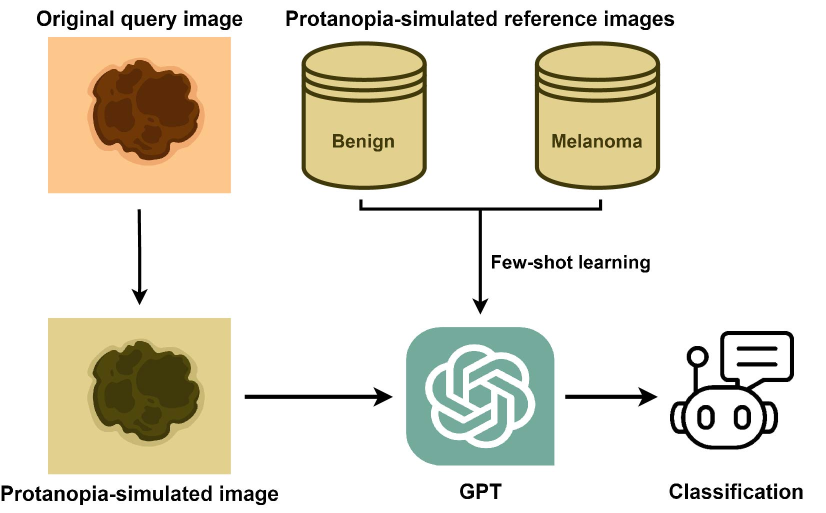
#> input picture Figs/intro.jpg, 1651 x 1025 px, given as the content of the folder ./data/all, which was not available (shown at 1/2 size)
$ python data_resizing.py
#> lines starting #> are read from the running program, lines starting #| are printed output that depends on the picture
import os
import argparse
from PIL import Image, UnidentifiedImageError

def make_dir(path):
    """Ensure the directory exists."""
    if not os.path.exists(path):
        os.makedirs(path)
        print(f"Created directory: {path}")

def resize_image(image_path, save_dir, max_size):
    """Resize an image maintaining the aspect ratio."""
#> called with image_path = './data/all/intro.jpg', save_dir = './data/all_resized', max_size = (500, 500)
    try:
        with Image.open(image_path) as image:
#> image is the input picture: PIL image 1651x1025 RGB; mean R, G, B 228.5, 224.5, 211.1
            original_size = image.size
#> original_size = (1651, 1025)
            ratio = min(max_size[0] / original_size[0], max_size[1] / original_size[1])
#> ratio = 0.303
            new_size = (int(original_size[0] * ratio), int(original_size[1] * ratio))
#> new_size = (500, 310)
            resized_image = image.resize(new_size, Image.LANCZOS)
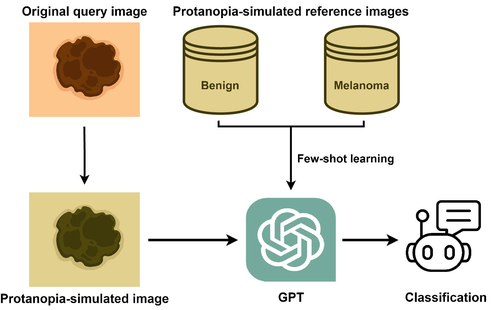
#> resized_image: PIL image 500x310 RGB; mean R, G, B 228.4, 224.4, 211
            image_name = os.path.splitext(os.path.basename(image_path))[0] + '.jpg'
            save_path = os.path.join(save_dir, image_name)
            resized_image.save(save_path)
            print(f"Resized and saved: {save_path}")
    except UnidentifiedImageError:
        print(f"Failed to identify or open image: {image_path}")
    except Exception as e:
        print(f"Error processing {image_path}: {e}")

def process_images(source_dir, target_dir, max_size):
    """Process all images in the directory."""
    make_dir(target_dir)
    for image_name in os.listdir(source_dir):
        if image_name.lower().endswith(('.jpg', '.jpeg', '.png')):
            image_path = os.path.join(source_dir, image_name)
            resize_image(image_path, target_dir, max_size)
        else:
            print(f"Skipped non-image file: {image_name}")

if __name__ == "__main__":
    parser = argparse.ArgumentParser(description="Resize images while maintaining aspect ratio.")
    parser.add_argument('--source_dir', type=str, default='./data/all', help='Source directory of images.')
    parser.add_argument('--target_dir', type=str, default='./data/all_resized', help='Target directory for resized images.')
    parser.add_argument('--max_width', type=int, default=500, help='Maximum width of the resized images.')
    parser.add_argument('--max_height', type=int, default=500, help='Maximum height of the resized images.')
    args = parser.parse_args()

    max_size = (args.max_width, args.max_height)
    process_images(args.source_dir, args.target_dir, max_size)

$ run again, on Figs/ISIC Archive.PNG
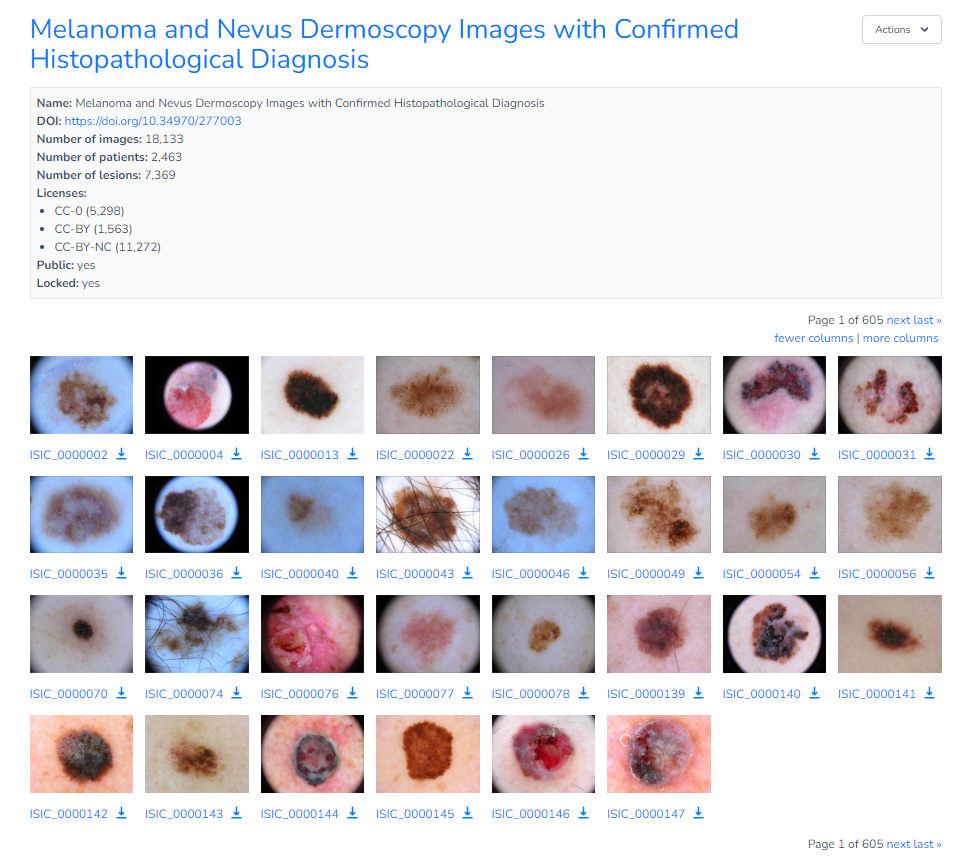
#> input picture Figs/ISIC Archive.PNG, 965 x 858 px, given as the content of the folder ./data/all, which was not available
#> in resize_image, image is the input picture: PIL image 965x858 RGBA; mean R, G, B, A 221.9, 217.5, 222, 255
#> in resize_image, `resized_image = image.resize(new_size, Image.LANCZOS)`:
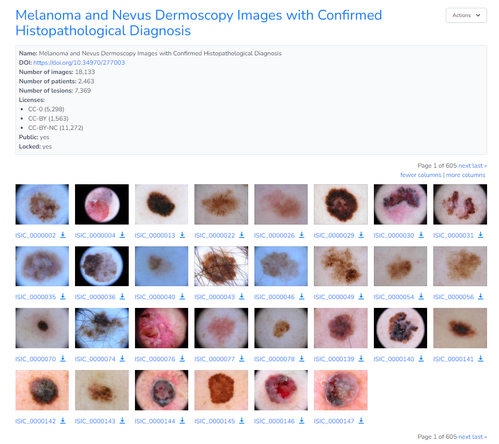
#> resized_image: PIL image 499x444 RGBA; mean R, G, B, A 221.5, 217.2, 221.9, 255
